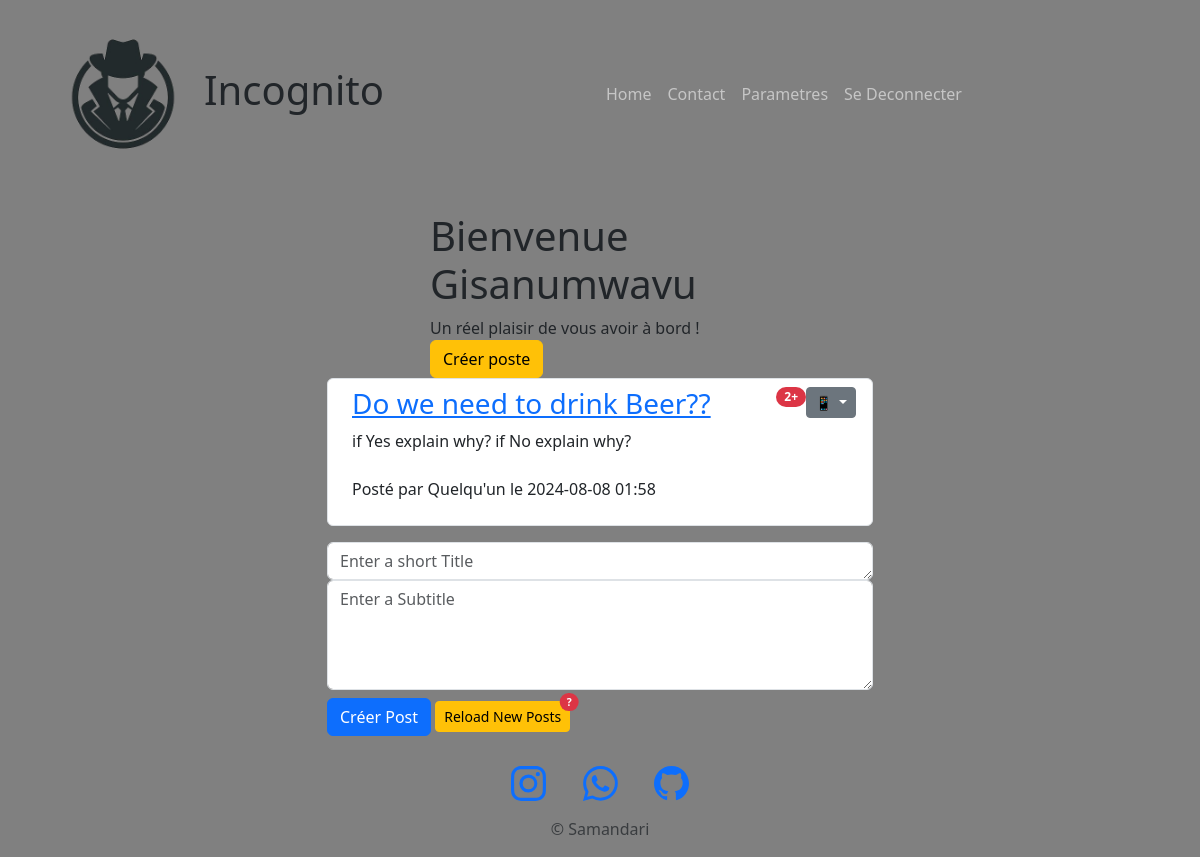
Page /posts (signed in) on the committed database.
### main.py (models this page shows)
class User(UserMixin, db.Model):
    id = db.Column(db.Integer, primary_key=True)
    name = db.Column(db.String(50), unique=True, nullable=False)
    password = db.Column(db.String(500), nullable=False)
    posts = db.relationship('Post', back_populates='author', lazy=True)
    comments = db.relationship('Comment', back_populates='commenter', lazy=True)

class Post(db.Model):
    id = db.Column(db.Integer, primary_key=True)
    title = db.Column(db.String(200))
    subtitle = db.Column(db.String(250))
    timestamp = db.Column(db.DateTime, default=datetime.utcnow)
    author = db.relationship('User', back_populates='posts')  # Include the User object
    user_id = db.Column(db.Integer, db.ForeignKey('user.id'), nullable=False)
    comments = db.relationship('Comment', back_populates="parent_post", lazy=True)

### main.py (the view, shortened to what this page needs)
@app.route('/posts', methods=['GET', 'POST'])  # get all posts or create a post
@login_required
def get_posts():
    posts = Post.query.all()
    return render_template('all_posts.html', posts=posts, current_user=current_user, edit=False)

### main.py (called while the page is built)
@login_manager.user_loader
def load_user(user_id):
    return User.query.get(user_id)

### templates/all_posts.html (shortened to what this page needs)
{% include "header.html" %}
        <div class="container mt-4">
            <div class="row">
                <div class="col-md-6 offset-md-3">
                      <header class="masthead" style="">
                        <div class="container">
                          <div class="row">
                            <div class="col-lg-8 col-md-10 mx-auto">
                              <div class="site-heading">
                                <h1>Bienvenue {{current_user.name}}</h1>
                                <span class="subheading">Un réel plaisir de vous avoir à bord !   </span>
                                <a class="btn btn-warning" href="#inputTitle">Créer poste</a>
                              </div>
                            </div>
                          </div>
                        </div>
                      </header>
                    <ol id="posts" class="list-group list-group-unnumbered">
                        {% for post in posts %}
                            <li class="list-group-item d-flex justify-content-between align-items-start text-break">
                                <div class="ms-2 me-auto">
                                      <div class="fw-bold">
                                          <a href="{{ url_for('post', post_id=post.id) }}">
                                            <h3>{{ post.title }}</h3>
                                          </a>
                                      </div>
                                      {{ post.subtitle }} <br><br>
                                      <p class="post-meta">Posté par
                                          {% if current_user == post.author: %}
                                            Vous
                                          {% else %}
                                            Quelqu'un
                                          {% endif %}
                                          le {{post.timestamp.strftime('%Y-%m-%d %H:%M')}}
                                      </p>
                                </div>
                                <span class="badge text-bg-primary rounded-pill bg-danger">{{ post.comments|length }}+</span>
                                <div class="dropdown">
                                  <button class="btn btn-secondary btn-sm dropdown-toggle" type="button" data-bs-toggle="dropdown" aria-expanded="true">
                                    📱
                                  </button>
                                </div>
                            </li>
                        {% endfor %}
                    </ol>
                    <form id="form" method="POST" class="mt-3" action="{{ url_for('get_posts') }}">
                        <div class="control-group">
                            <div class="form-group col-xs-12 floating-label-form-group controls">
                                <textarea id="inputTitle" name="title" class="form-control" placeholder="Enter a short Title" rows="1" autocomplete="off" required ></textarea>
                                <textarea id="inputSubtitle" name="subtitle" class="form-control" placeholder="Enter a Subtitle" rows="4" autocomplete="off" ></textarea>
                                <button class="btn btn-primary" type="submit" id="sendButton">Créer Post</button>
                                <button type="button" class="btn btn-warning btn-sm position-relative" id="refrech" onclick="window.location.reload();">
                                  Reload New Posts
                                  <span class="position-absolute top-0 start-100 translate-middle badge rounded-pill bg-danger" id="message-count-badge">
                                    ?
                                  </span>
                                </button>
                            </div>
                        </div>
                    </form>
                </div>
            </div>
        </div>
{% include "footer.html" %}

### templates/header.html (style rules this page uses)
body { background-color: gray; }

### rows in the picture
User: name "Gisanumwavu"
Post: title "Do we need to drink Beer??", subtitle "if Yes explain why? if No explain why?", timestamp "2024-08-08 01:58", comments|length "2"
